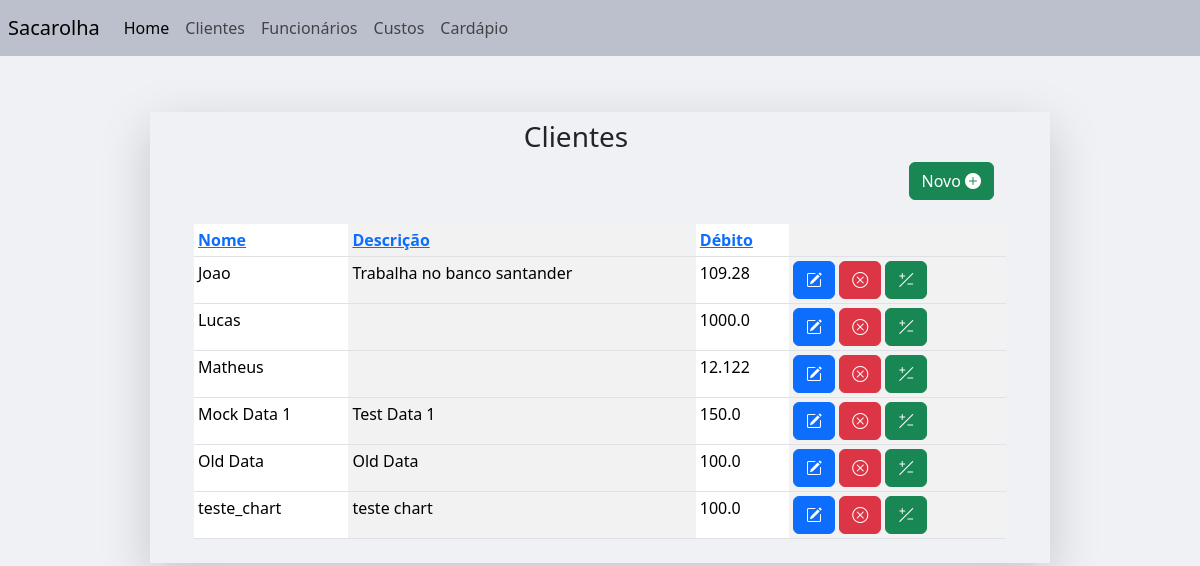
/cliente (signed in), run on an earlier commit of the app's database.
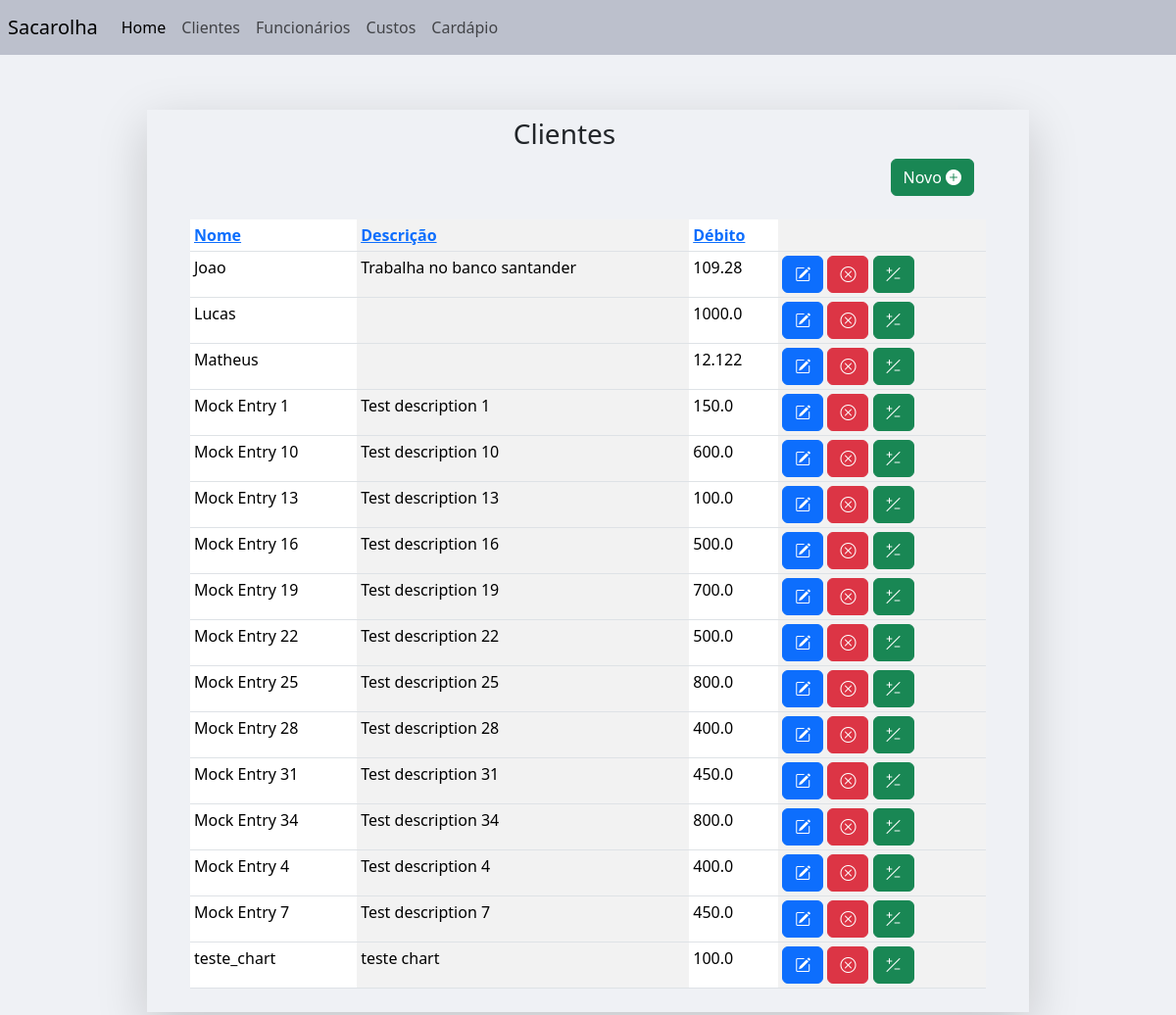
And on a later commit of the database.
### main/models.py (models this page shows, shortened)
class RegistroFinanceiro(models.Model):
	category_list = [
		("cliente", "cliente"),
		("custo", "custo"),
		("funcionario", "funcionario"),
	]
	user = models.ForeignKey(User, on_delete=models.CASCADE, null=True)
	name = models.CharField(max_length = 200)
	description = models.CharField(max_length = 200, blank=True)
	value = models.FloatField(validators= [validate_positive])
	category = models.CharField(max_length = 200, choices = category_list)
	state = models.BooleanField(default=True)
	created_at = models.DateTimeField(default=timezone.now)

### main/views.py (the view)
# urls.py: path('cliente', views.ClienteListView.as_view(), name='cliente'),
class ClienteListView(LoginRequiredMixin, ListView):
    login_url = "login"
    template_name = "main/cliente/cliente_list.html"
    model = RegistroFinanceiro
    def get_queryset(self):
        queryset = super().get_queryset().filter(category='cliente')
        order = self.request.GET.get('order', 'asc')
        sort_by = self.request.GET.get('sort', 'name')
        if order == "desc":
            sort_by = f'-{sort_by}'
        queryset= queryset.order_by(sort_by)
        return queryset

### main/templates/main/cliente/cliente_list.html (shortened to what this page needs)
{%extends "base.html"%}
{%block navbar%}
{%include 'navbar.html'%}
{%endblock navbar%}
{%block content%}
<div align="right" class='pe-5' >
	<h3 align="center">Clientes</h3>
<a class='btn btn-success' href={%url 'cliente_create'%} method='GET'class='h3'>Novo					<i class="bi bi-plus-circle-fill"></i></a>
<br>
<br>
{%include "main/cliente/cliente_table.html"%}
</div>
{%endblock content%}

### main/templates/base.html (shortened to what this page needs)
{%load static%}
<!DOCTYPE html>
<html>
<head>
	<link rel="stylesheet" href="{%static 'css/style.css'%}">
	<link href="https://cdn.jsdelivr.net/npm/bootstrap@5.3.3/dist/css/bootstrap.min.css" rel="stylesheet">
	<link rel="stylesheet" href="https://cdn.jsdelivr.net/npm/bootstrap-icons@1.11.3/font/bootstrap-icons.min.css">
</head>
<body style="background-color:#eff1f5;">
	{%block navbar%}
	{%endblock navbar%}
	<br><br>
<div class="shadow-lg m-2 p-2 w-75 mx-auto">
	{%block content%}{%endblock content%}
</div>
<br><br>
</body>
</html>

### main/templates/navbar.html (shortened to what this page needs)
<nav class="navbar navbar-expand-lg bg-body-tertiary p-0">
  <div class="container-fluid p-2 m-0" style="background-color:#bcc0cc;">
    <a class="navbar-brand" href="#">Sacarolha</a>
    <div class="collapse navbar-collapse" id="navbarNav">
      <ul class="navbar-nav">
        <li class="nav-item">
          <a class="nav-link active" aria-current="page" href={%url 'index'%}>Home</a>
        </li>
        <li class="nav-item">
          <a class="nav-link" href={%url 'cliente'%}>Clientes</a>
        </li>
        <li class="nav-item">
          <a class="nav-link" href={%url "funcionario_list"%}>Funcionários</a>
        </li>
        <li class="nav-item">
          <a class="nav-link" href="{%url 'custo_list'%}">Custos</a>
        </li>
        <li class="nav-item">
          <a class="nav-link" href="{%url 'cardapio_list'%}">Cardápio</a>
        </li>
      </ul>
    </div>
  </div>
</nav>

### main/templates/main/cliente/cliente_table.html
<div class='row ps-5 justify-content-center'>
<table class="table table-striped-columns table-sm">
<thead>
	<tr>
		<th>             <a href="?sort=name&order={% if request.GET.order == 'asc' %}desc{% else %}asc{% endif %}">
			Nome
		</a></th>
		<th>                <a href="?sort=description&order={% if request.GET.order == 'asc' %}desc{% else %}asc{% endif %}">
			Descrição
		</a></th>
		<th>                <a href="?sort=value&order={% if request.GET.order == 'asc' %}desc{% else %}asc{% endif %}">
			Débito
		</a></th>
		<th></th>
	</tr>
</thead>
<tbody>
	{%for object in object_list%}
		{%if object.category == "cliente" and object.state == True%}
		<tr>
			<td scope="row">{{object.name}}</td>
			<td scope="row">{{object.description}}</td>
			<td scope="row">{{object.value}}</td>
			<td><a href="{%url 'cliente_update' object.id%}" class='btn btn-primary'>
				<i class="bi bi-pencil-square"></i>
			</a>
			<a href="{%url 'cliente_softdelete' object.id%}"class='btn btn-danger'>
				<i class="bi bi-x-circle"></i>
			</a>
			<a title = "Alterar debito" href="{%url 'cliente_value_update' object.id%}"class='btn btn-success'>
				<i class="bi bi-plus-slash-minus"></i>
			</a>
			</td>
		</tr>
		{%endif%}
	{%endfor%}
</tbody>
</table>
</div>

### main/static/css/style.css (style rules this page uses)
html { font-family: Arial, Helvetica, sans-serif; }
body { background-color: black; }

What changed in the data, as far as the page shows it:
removed RegistroFinanceiro: name "Mock Data 1", description "Test Data 1", value "150.0"
removed RegistroFinanceiro: name "Old Data", description "Old Data", value "100.0"
added RegistroFinanceiro: name "Mock Entry 1", description "Test description 1", value "150.0"
added RegistroFinanceiro: name "Mock Entry 10", description "Test description 10", value "600.0"
added RegistroFinanceiro: name "Mock Entry 13", description "Test description 13", value "100.0"
added RegistroFinanceiro: name "Mock Entry 16", description "Test description 16", value "500.0"
added RegistroFinanceiro: name "Mock Entry 19", description "Test description 19", value "700.0"
added RegistroFinanceiro: name "Mock Entry 22", description "Test description 22", value "500.0"
added RegistroFinanceiro: name "Mock Entry 25", description "Test description 25", value "800.0"
added RegistroFinanceiro: name "Mock Entry 28", description "Test description 28", value "400.0"
added RegistroFinanceiro: name "Mock Entry 31", description "Test description 31", value "450.0"
added RegistroFinanceiro: name "Mock Entry 34", description "Test description 34", value "800.0"
added RegistroFinanceiro: name "Mock Entry 4", description "Test description 4", value "400.0"
added RegistroFinanceiro: name "Mock Entry 7", description "Test description 7", value "450.0"
